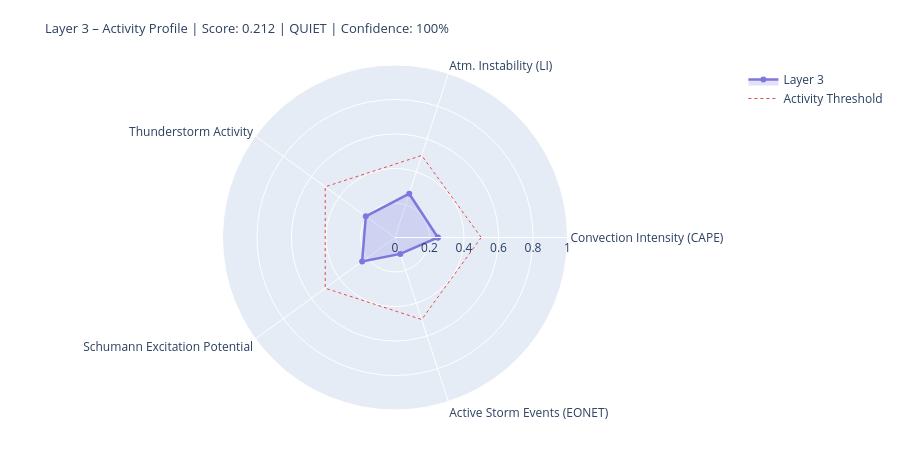

Notebook source saved alongside this figure:
### Markdown cell above
---
## 4. State Assessment & Handoff to Layer 4/5

### Code cell
# ============================================================
# LAYER-3-SCORE
# Five dynamic components
# ============================================================

def norm(v, lo, hi):
    if v is None or (isinstance(v, float) and math.isnan(v)): return None
    return round(max(0.0, min(1.0, (v - lo) / (hi - lo))), 4)

# --- 1) Convection intensity (global CAPE mean) ---
cape_mean = df_atm['cape'].dropna().mean() if not df_atm.empty else None
conv_score = norm(cape_mean, 0, 3000)
conv_src   = 'primary' if cape_mean is not None else 'missing'

# --- 2) Atmospheric instability (LI mean) ---
li_mean   = df_atm['li'].dropna().mean() if not df_atm.empty else None
# Negative LI = unstable → higher score
instab_score = norm(-li_mean if li_mean is not None else None, -6, 6)
instab_src   = 'primary' if li_mean is not None else 'missing'

# --- 3) Thunderstorm activity (mean thunder score + WMO count) ---
thunder_mean = df_atm['thunder_score'].mean() if not df_atm.empty else None
n_thunder    = int(df_atm['thunderstorm'].sum()) if not df_atm.empty else 0
thunder_score_val = norm(
    (thunder_mean or 0) * 0.7 + n_thunder * 0.1, 0, 1.0
) if thunder_mean is not None else None
thunder_src = 'primary'

# --- 4) Schumann excitation potential (weighted Schumann contribution) ---
schumann_pot = df_atm['schumann_contribution'].mean() if not df_atm.empty else None
# Boosted by Layer-2 thunderstorm trigger
if schumann_pot is not None and l2_thunder:
    schumann_pot = min(1.0, schumann_pot * 1.2)
schumann_score = norm(schumann_pot, 0, 1.0) if schumann_pot is not None else None
schumann_src   = 'derived'

# --- 5) Storm activity (NASA EONET) ---
# Distinction: None = data not loaded, 0.0 = loaded but no events
storm_score = None
storm_src   = 'missing'
if raw.get('storms') is not None:          # API reached successfully
    storm_score = norm(len(storm_events), 0, 30) if storm_events else 0.0
    storm_src   = 'primary'

# X-Ray and Kp: context only, not in dynamic score
# (X-Ray = Layer-0/4 driver; Kp = geomagnetic index, not a lightning proxy)
xray_context = None
if raw.get('xray'):
    df_xc = pd.DataFrame(raw['xray'])
    fc = next((c for c in df_xc.columns
               if any(k in c.lower() for k in ['flux','long']) and 'time' not in c.lower()),
              df_xc.columns[1])
    df_xc[fc] = pd.to_numeric(df_xc[fc], errors='coerce')
    xray_last = df_xc[fc].dropna().iloc[-1] if not df_xc[fc].dropna().empty else None
    if xray_last:
        xray_class = ('X' if xray_last>=1e-4 else 'M' if xray_last>=1e-5
                      else 'C' if xray_last>=1e-6 else 'B')
        xray_context = {'flux': float(xray_last), 'class': xray_class}
        print(f'X-Ray context: {xray_class}-class ({xray_last:.2e} W/m²)')

# --- Aggregate ---
COMPONENTS = {
    'Convection Intensity (CAPE)':  {'score': conv_score,       'source': conv_src,    'dynamic': True},
    'Atm. Instability (LI)':         {'score': instab_score,     'source': instab_src,  'dynamic': True},
    'Thunderstorm Activity':              {'score': thunder_score_val, 'source': thunder_src, 'dynamic': True},
    'Schumann Excitation Potential':   {'score': schumann_score,   'source': schumann_src,'dynamic': True},
    'Active Storm Events (EONET)': {'score': storm_score,      'source': storm_src,   'dynamic': True},
}

available   = {k: v['score'] for k, v in COMPONENTS.items() if v['score'] is not None}
unavailable = [k for k, v in COMPONENTS.items() if v['score'] is None]
layer3_score = round(sum(available.values()) / len(available), 4) if available else None
confidence   = round(len(available) / len(COMPONENTS), 2)
level = ('unknown' if layer3_score is None
         else 'quiet'   if layer3_score < 0.3
         else 'moderate' if layer3_score < 0.6
         else 'active')
dominant_l3 = max(available, key=available.get) if available else 'none'

# --- Ausgabe ---
W = 68
print('=' * W)
print('LAYER 3 – ATMOSPHERE / WEATHER / THUNDERSTORMS – STATE ASSESSMENT')
print('=' * W)
for name, comp in COMPONENTS.items():
    s = comp['score']
    if s is not None:
        bar = '█' * int(s * 20) + '░' * (20 - int(s * 20))
        print(f'  {name:<36} {bar}  {s:.3f}  [{comp["source"]}]')
    else:
        print(f'  {name:<36} {"─" * 20}  n/a   [missing]')
print('-' * W)
print(f'  Score:        {layer3_score:.3f}  ({len(available)}/{len(COMPONENTS)} components)')
print(f'  Confidence:   {confidence:.0%}')
print(f'  Level:        {level.upper()}')
print(f'  Dominant:     {dominant_l3}')
print(f'  CAPE mean:    {cape_mean:.0f} J/kg' if cape_mean else '  CAPE mean:    n/a')
print(f'  LI mean:      {li_mean:.1f} K' if li_mean is not None else '  LI mean:      n/a')
print(f'  Thunderstorms:{n_thunder} points (WMO)  +  {len(storm_events)} NASA EONET')
print('=' * W)

# Radar
cats   = list(available.keys())
vals_r = list(available.values())
if len(cats) >= 3:
    fig = go.Figure()
    fig.add_trace(go.Scatterpolar(
        r=vals_r + [vals_r[0]], theta=cats + [cats[0]],
        fill='toself', fillcolor='rgba(127,119,221,0.22)',
        line=dict(color='#7F77DD', width=2.5), name='Layer 3'
    ))
    fig.add_trace(go.Scatterpolar(
        r=[0.5] * (len(cats)+1), theta=cats + [cats[0]],
        line=dict(color='#E24B4A', dash='dot', width=1),
        mode='lines', name='Activity Threshold'
    ))
    fig.update_layout(
        title=dict(
            text=f'Layer 3 – Activity Profile | Score: {layer3_score:.3f} | {level.upper()} | Confidence: {confidence:.0%}',
            font=dict(size=13)
        ),
        polar=dict(radialaxis=dict(visible=True, range=[0, 1])),
        height=450, showlegend=True,
        margin=dict(l=60, r=60, t=65, b=40)
    )
    fig.show()

### Figure 1 — Plotly figure (JSON) as saved in the notebook; plotly's stock layout.template omitted (floating-point values rounded to 4 significant figures)
{"data": [{"fill": "toself", "fillcolor": "rgba(127,119,221,0.22)", "line": {"color": "#7F77DD", "width": 2.5}, "name": "Layer 3", "r": [0.2483, 0.2667, 0.2091, 0.2357, 0.1, 0.2483], "theta": ["Convection Intensity (CAPE)", "Atm. Instability (LI)", "Thunderstorm Activity", "Schumann Excitation Potential", "Active Storm Events (EONET)", "Convection Intensity (CAPE)"], "type": "scatterpolar"}, {"line": {"color": "#E24B4A", "dash": "dot", "width": 1}, "mode": "lines", "name": "Activity Threshold", "r": [0.5, 0.5, 0.5, 0.5, 0.5, 0.5], "theta": ["Convection Intensity (CAPE)", "Atm. Instability (LI)", "Thunderstorm Activity", "Schumann Excitation Potential", "Active Storm Events (EONET)", "Convection Intensity (CAPE)"], "type": "scatterpolar"}], "layout": {"height": 450, "margin": {"b": 40, "l": 60, "r": 60, "t": 65}, "polar": {"radialaxis": {"range": [0, 1], "visible": true}}, "showlegend": true, "title": {"font": {"size": 13}, "text": "Layer 3 – Activity Profile | Score: 0.212 | QUIET | Confidence: 100%"}}}
